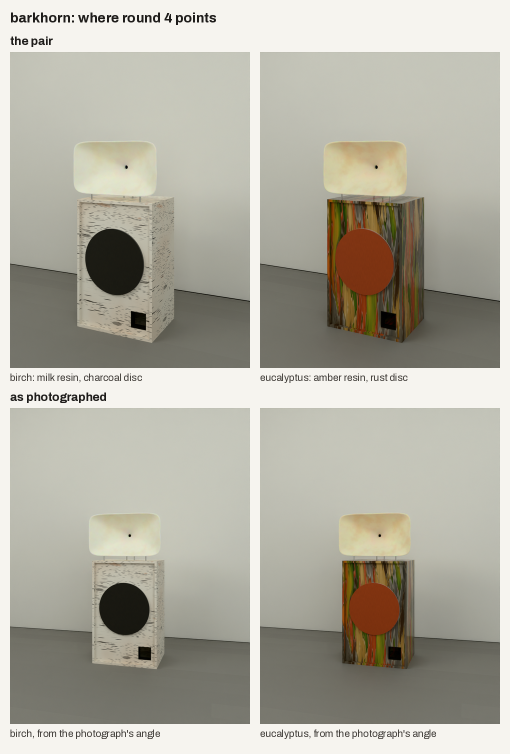
#> input picture renders/2026-10-12/barkhorn/pick.png, 1020 x 1508 px, given in place of top-sheet-v9.jpg, which was not available (shown at 1/2 size)
$ python make_options_sheet.py
#> lines starting #> are read from the running program, lines starting #| are printed output that depends on the picture
"""V10-1's options for the owner beside today's top sheet (v9): writes options-sheet.jpg here.
    .venv-fab/bin/python renders/2026-11-25/barkhorn/lamp-site/v10/make_options_sheet.py"""
import os
import matplotlib
from PIL import Image, ImageDraw, ImageFont
HERE = os.path.dirname(os.path.abspath(__file__))
TOP = os.path.join(HERE, '..', '..', '..', '..', '2026-11-24', 'barkhorn', 'lamp-site', 'tests', 'r2', 'top-sheet-v9.jpg')
FD = os.path.join(os.path.dirname(matplotlib.__file__), 'mpl-data', 'fonts', 'ttf')
FB = ImageFont.truetype(os.path.join(FD, 'DejaVuSans-Bold.ttf'), 34)
F = ImageFont.truetype(os.path.join(FD, 'DejaVuSans.ttf'), 26)
top = Image.open(TOP).convert('RGB'); opt = Image.open(os.path.join(HERE, 'wiring-options.png')).convert('RGB')
#> further down, top is the input picture: PIL image 1020x1508 RGB; mean R, G, B 176.3, 173.6, 161.5
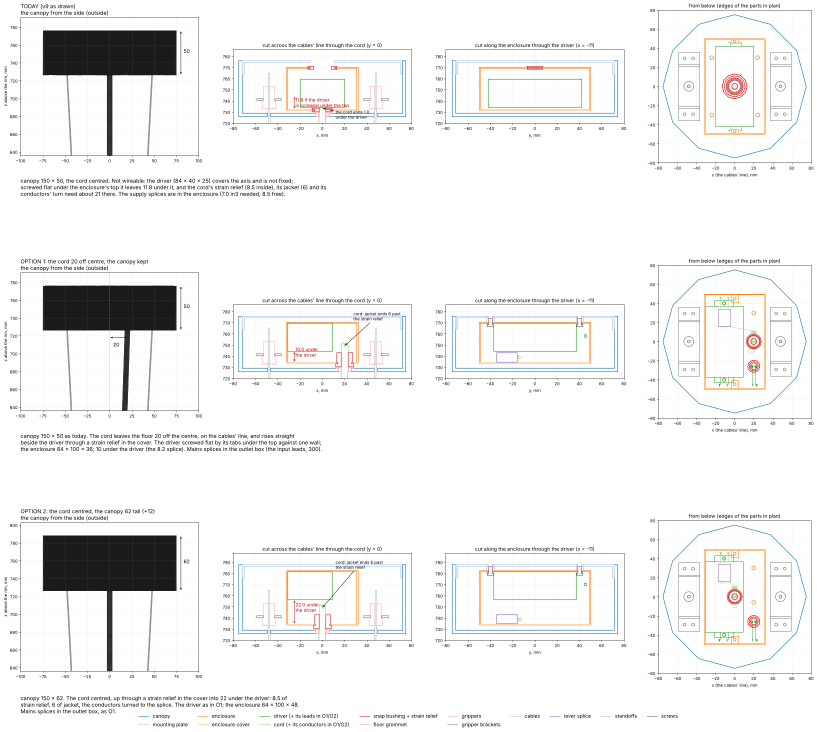
#> input picture renders/2026-11-25/barkhorn/lamp-site/v10/wiring-options.png, 1633 x 1464 px (shown at 1/2 size)
H = 2400
top = top.resize((int(top.size[0] * H / top.size[1]), H), Image.LANCZOS)
#> top: PIL image 1623x2400 RGB
opt = opt.resize((int(opt.size[0] * H / opt.size[1]), H), Image.LANCZOS)
#> opt: PIL image 2677x2400 RGB
HEAD = [
    'Hemisphere, the canopy\'s wiring (V10-1, 2026-11-25): the owner\'s choice. Left, today\'s top sheet (v9); right, the canopy as it is drawn today and the two ways to wire it.',
    'Both options: the driver screwed flat by its tabs under the enclosure\'s top; the mains spliced in the outlet box, not the canopy; the cord through a strain relief; a lever splice for its two conductors.',
    'Option 1 keeps the 150 x 50 canopy and moves the cord\'s exit 20 off the centre (toward one cable). Option 2 keeps the cord on the axis and makes the canopy 62 tall (12 more).',
    'Sizes in mm. The bushings\' and the driver\'s tabs\' sizes are as read from Heyco\'s and ERP\'s tables by the reviewer, to confirm on the parts.',
]
G = 30; TH = 30 + 44 * len(HEAD)
S = Image.new('RGB', (top.size[0] + G + opt.size[0], TH + H), (255, 255, 255))
#> S: PIL image 4330x2606 RGB; every value is 255
d = ImageDraw.Draw(S)
for k, l in enumerate(HEAD):
    d.text((16, 16 + 44 * k), l, font=FB if k == 0 else F, fill=(0, 0, 0) if k == 0 else (50, 50, 50))
S.paste(top, (0, TH)); S.paste(opt, (top.size[0] + G, TH))
#> after `S.paste(top, (0, TH))`:
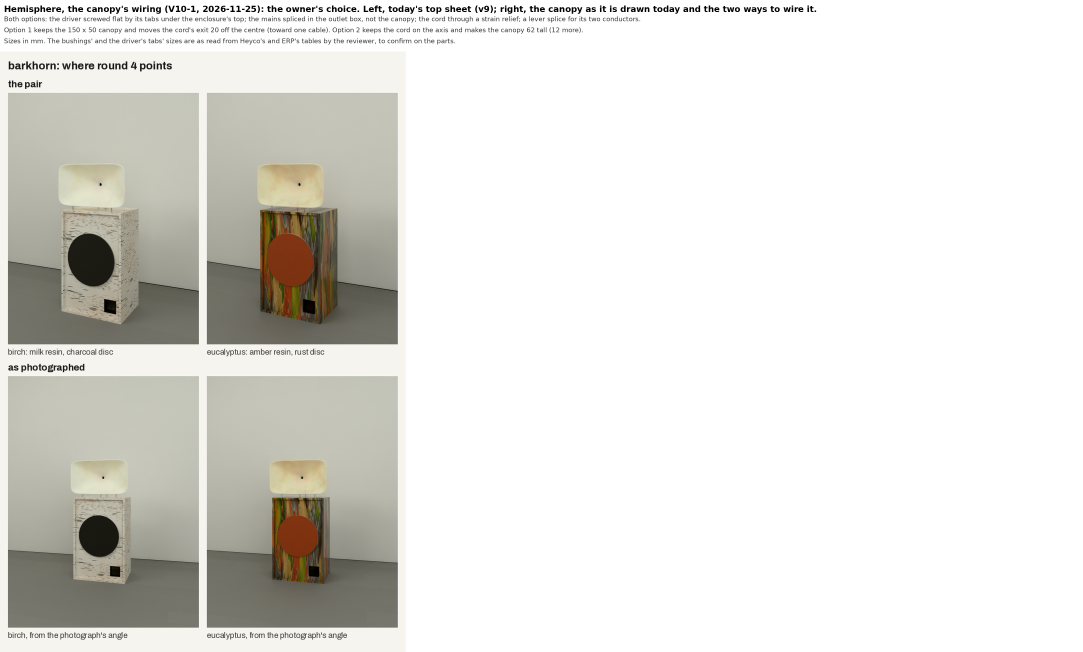
#> S: PIL image 4330x2606 RGB (shown at 1/4 size); mean R, G, B 226.6, 225.6, 221.4
#> after `S.paste(opt, (top.size[0] + G, TH))`:
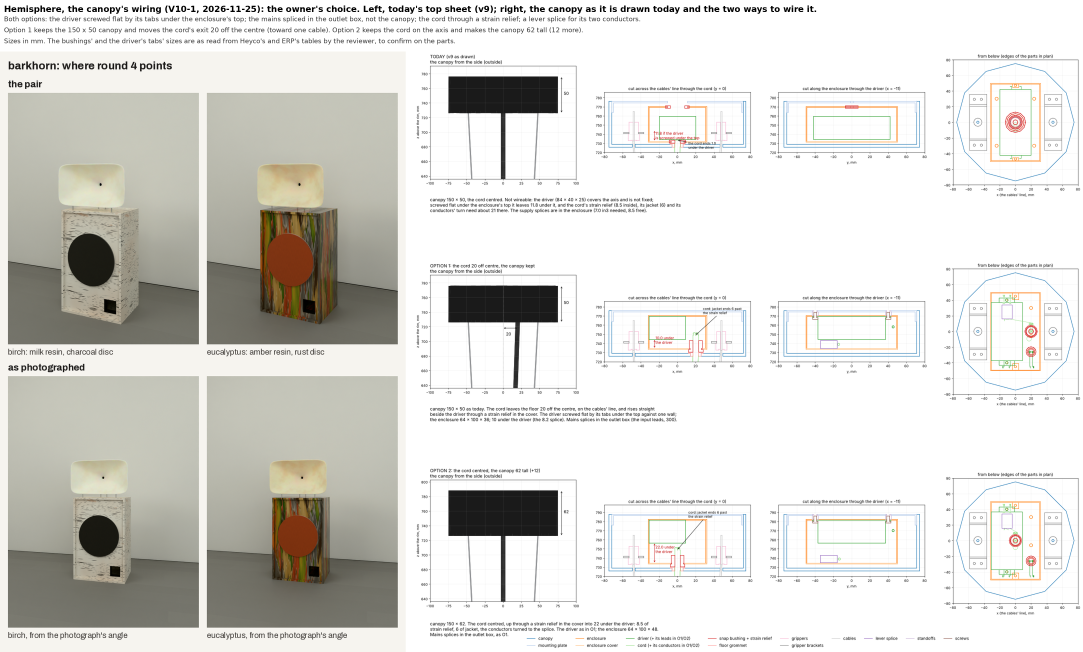
#> S: PIL image 4330x2606 RGB (shown at 1/4 size); mean R, G, B 218.4, 217.3, 213
out = os.path.join(HERE, 'options-sheet.jpg'); S.save(out, quality=85); print(out, S.size, os.path.getsize(out))
